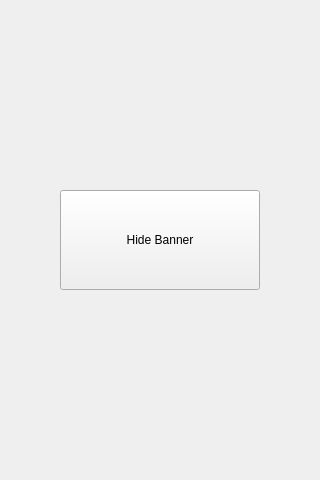
<?xml version="1.0" encoding="UTF-8"?>
<ui version="4.0">
 <class>MainWindow</class>
 <widget class="QMainWindow" name="MainWindow">
  <property name="geometry">
   <rect>
    <x>0</x>
    <y>0</y>
    <width>320</width>
    <height>480</height>
   </rect>
  </property>
  <property name="windowTitle">
   <string>MainWindow</string>
  </property>
  <widget class="QWidget" name="centralWidget">
   <layout class="QVBoxLayout" name="verticalLayout_2">
    <item>
     <layout class="QHBoxLayout" name="horizontalLayout">
      <item>
       <widget class="QPushButton" name="okButton">
        <property name="sizePolicy">
         <sizepolicy hsizetype="Fixed" vsizetype="Fixed">
          <horstretch>0</horstretch>
          <verstretch>0</verstretch>
         </sizepolicy>
        </property>
        <property name="minimumSize">
         <size>
          <width>200</width>
          <height>100</height>
         </size>
        </property>
        <property name="text">
         <string>Hide Banner</string>
        </property>
       </widget>
      </item>
     </layout>
    </item>
   </layout>
  </widget>
 </widget>
 <layoutdefault spacing="6" margin="11"/>
 <resources/>
 <connections/>
</ui>
